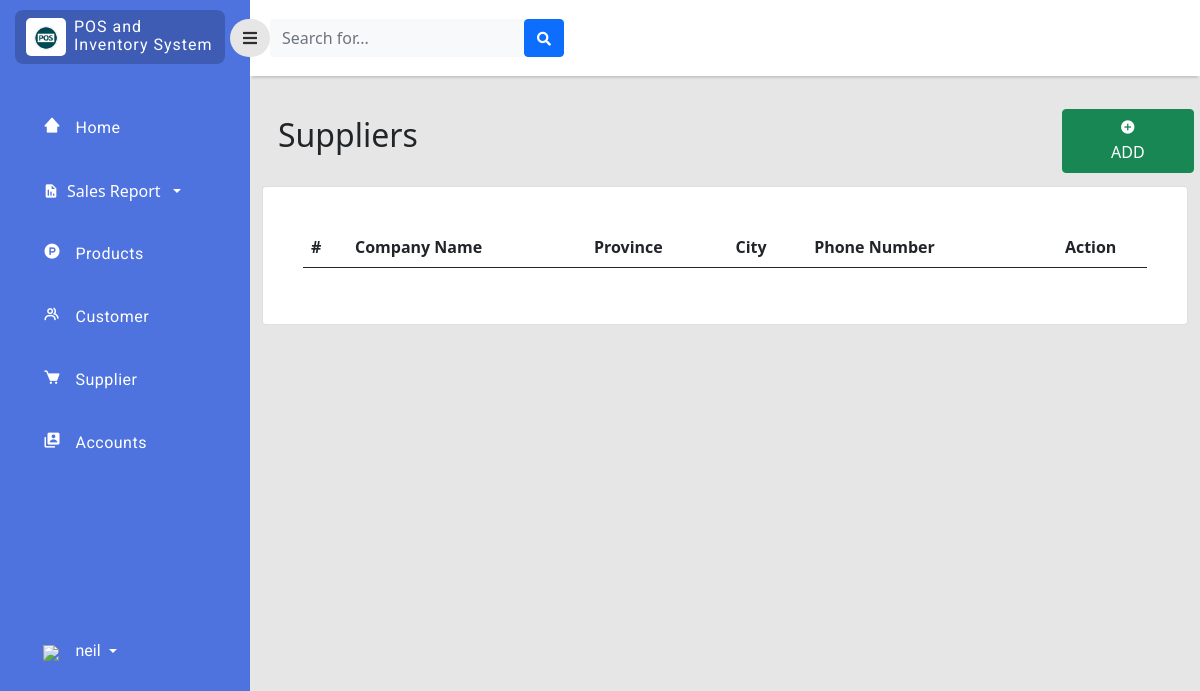
Before: /php/supplier.php (signed in) with the older database file.
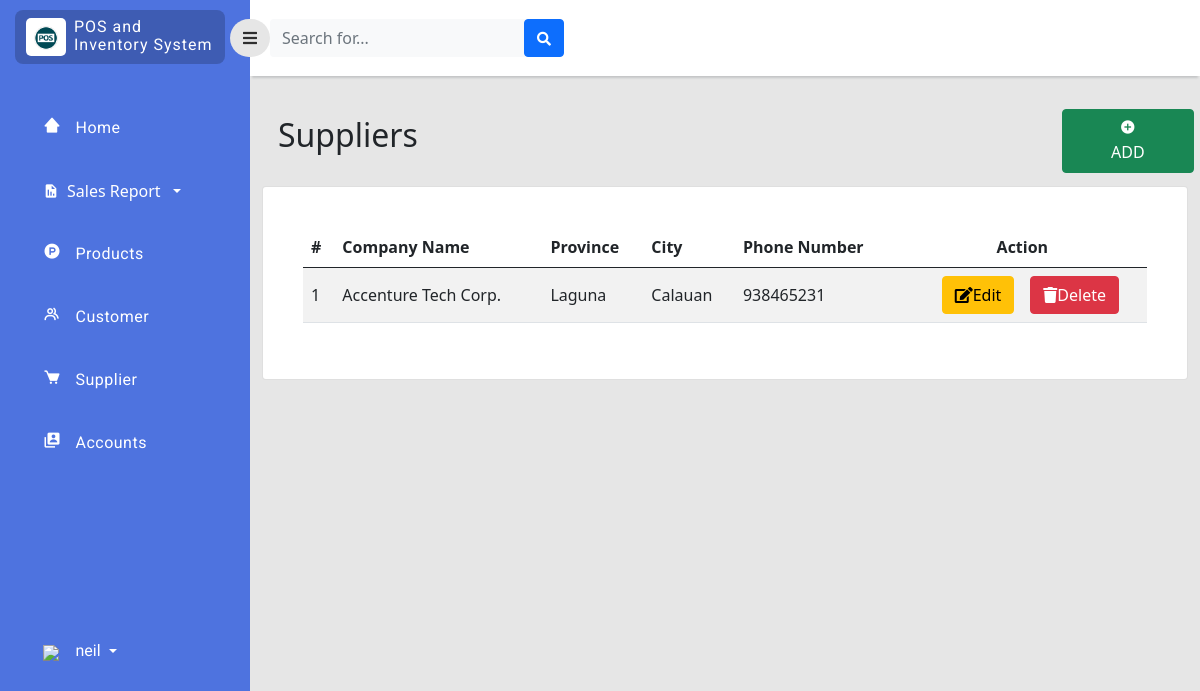
After: the same page with the newer database file.
### tables this page shows
CREATE TABLE `supplier` (
  `supplier_id` int(11) NOT NULL,
  `company_name` varchar(255) NOT NULL,
  `location_id` int(255) NOT NULL,
  `phone_no` int(11) NOT NULL
);

CREATE TABLE `location` (
  `location_id` int(11) NOT NULL,
  `province` varchar(255) NOT NULL,
  `city` varchar(255) NOT NULL
);

### php/supplier.php (the view, shortened to what this page needs)
<?php
include 'connection.php';
?>
<!doctype html>
<html lang="en">
  <head>
    <link href="https://cdn.jsdelivr.net/npm/bootstrap@5.0.2/dist/css/bootstrap.min.css" rel="stylesheet"
>
    <link rel="stylesheet" type="text/css" href="../style/dash.css">
    <link
      href="https://cdnjs.cloudflare.com/ajax/libs/font-awesome/5.15.1/css/all.min.css"
      rel="stylesheet"
    />
    <link href='https://unpkg.com/boxicons@2.1.2/css/boxicons.min.css' rel='stylesheet'>
    </head>
    <body>
    <div class="page">
        <div class="sidebar">
            <div class="sidebar-header">
                <div class="sidebar-logo-container">
                    <div class="logo-container">
                        <img class="logo-sidebar" src="../image/logo.png" />
                    </div>
                    <div class="sys-name-container mt-2">
                        <p class="sys-name">
                            POS and <br>
                            <span class="brand-subname">
                            Inventory System
                            </span>
                        </p>
                    </div>
                </div>
            </div>
            <div class="sidebar-body">
                <ul class="navigation-list">
                    <li class="navigation-list-item">
                        <a class="navigation-link" href="dashboard.php">
                            <div class="row">
                                <div class="col-2">
                                    <i class='bx bxs-home-alt-2'></i>
                                </div>
                                <div class="col-9">
                                    Home
                                </div>
                            </div>
                        </a>
                    </li>
                   <li class="navigation-list-item">
                        <a href="#submenu1" data-bs-toggle="collapse" class="d-flex align-items-center text-white text-decoration-none dropdown-toggle" >
                            <i class='bx bxs-report bi'></i><span class="mx-2 text-white ">Sales Report</span></a>
                    </li>
                    <li class="navigation-list-item">
                        <a class="navigation-link" href="product.php">
                            <div class="row">
                                <div class="col-2">
                                    <i class='bx bxl-product-hunt' ></i>
                                </div>
                                <div class="col-9">
                                    Products
                                </div>
                            </div>
                        </a>
                    </li>
                    <li class="navigation-list-item">
                        <a class="navigation-link" href="customer.php">
                            <div class="row">
                                <div class="col-2">
                                    <i class='bx bx-group'></i>
                                </div>
                                <div class="col-9">
                                    Customer
                                </div>
                            </div>
                        </a>
                    </li>
                    <li class="navigation-list-item">
                        <a class="navigation-link" href="supplier.php">
                            <div class="row">
                                <div class="col-2">
                                    <i class='bx bxs-cart' ></i>
                                </div>
                                <div class="col-9">
                                    Supplier
                                </div>
                            </div>
                        </a>
                    </li>
                    <li class="navigation-list-item">
                        <a class="navigation-link" href="user_manager.php">
                            <div class="row">
                                <div class="col-2">
                                    <i class='bx bxs-user-account'></i>
                                </div>
                                <div class="col-9">
                                    Accounts
                                </div>
                            </div>
                        </a>
                    </li>
                     <li class="navigation-list-item" style="margin-top: 75%;">
                        <div class="dropdown pb-1">
                            <a href="#" class="d-flex align-items-center text-white text-decoration-none dropdown-toggle" id="dropdownUser1" data-bs-toggle="dropdown" aria-expanded="false">
                                <div class="col-2">
                                    <img src="../image/user_35px.png" />
                                </div>
                                <span class="d-none d-sm-inline mx-1"><?php echo $_SESSION["username"];  ?></span>
                            </a>
                        </div>
                    </li>
                </ul>
            </div>
        </div>
        <div class="content">
            <div class="navigationBar">
                <button id="sidebarToggle" class="btn sidebarToggle">
                    <i class="fas fa-bars"></i>
                </button>
                <form class="d-none d-sm-inline-block form-inline mr-auto ml-md-3 my-2 my-md-0 mw-100 navbar-search">
                    <div class="input-group">
                        <input type="text" class="form-control bg-light border-0 small" placeholder="Search for..."aria-label="Search" aria-describedby="basic-addon2">
                        <div class="input-group-append">
                            <button class="btn btn-primary" type="button">
                                <i class="fas fa-search fa-sm"></i>
                            </button>
                        </div>
                    </div>
                </form>
            </div>
               <div class="col py-3 d-flex justify-content-center overflow-auto">
                <div class="container-fluid">
                    <div class="row">
                        <div class="col">
                            <br>
                           <div class="w-50">
                                <h2 class="text-dark text-start ps-3 ">Suppliers</h2>
                            </div>
                            <div class="w-50">
                                <button type="button" class="btn btn-success px-5 pb-2" data-bs-toggle="modal" data-bs-target="#create" style="margin-left: 50rem; margin-top: -15%"><b><i class='bx bxs-plus-circle'></i> </b> ADD</button>
                            </div>
                        </div>
                    </div>
                    <div class="row">
                        <div class="col ">
                            <div class="card">
                                <div class="card-body rounded-3 m-4 table-responsive-lg">
                                    <table class="table table-striped align-middle">
                                        <thead>
                                            <tr>
                                                <th scope="col">#</th>
                                                <th scope="col">Company Name</th>
                                                <th scope="col">Province</th>
                                                <th scope="col">City</th>
                                                <th scope="col">Phone Number</th>
                                                <th scope="col" style="text-align: center;">Action</th>
                                            </tr>
                                        </thead>
                                        <tbody>
                                             <?php
                                            $query_run = mysqli_query($con,"SELECT * FROM supplier");
                                            $sql_run = mysqli_query($con,"SELECT * FROM location");
                                            while ($row=mysqli_fetch_assoc($query_run) AND $rows=mysqli_fetch_assoc($sql_run)) { ?>
                                            <tr>
                                                <td><?php echo $row['supplier_id'];  ?></td>
                                                <td><?php echo $row['company_name'];  ?></td>
                                                <td><?php echo $rows['province'];  ?></td>
                                                <td><?php echo $rows['city'];  ?></td>
                                                <td><?php echo $row['phone_no'];  ?></td>
                                                <td>
                                                    <div class="d-flex flex-row justify-content-center">
                                                        <button class="btn btn-warning editbtn mx-3" data-toggle="modal" type="button"><i class="fas fa-edit" data-toggle="tooltip" title="edit"></i>Edit</button>
                                                        <button class="btn btn-danger deletebtn" data-toggle="modal" type="button"><i class="fas fa-trash" data-toggle="tooltip" title="edit"></i>Delete</button>
                                                    </div>
                                                </td>
                                            </tr>
                                        <?php } ?>
                                        </tbody>
                                    </table>
                                </div>
                            </div>
                        </div>
                    </div>
                </div>
            </div>
        </div>
    </div>
</body>
</html>

### style/dash.css (style rules this page uses)
body { background-color: #e6e6e6; }
.page .sidebar { background: rgb(78, 115, 223); position: fixed; top: 0; left: 0; width: 250px; height: 100vh; overflow-y: auto; overflow-x: hidden; transition: all 0.3s ease; }
.page .content { margin-left: 250px; transition: all 0.3s ease; }
.navigationBar { background-color: white; height: 50px; display: flex; padding: 38px 0px; align-items: center; box-shadow: 0 4px 2px -2px #c5c6c7; }
.sidebarToggle { font-size: 16px; color: rgb(0, 0, 0, 0.8); margin-left: -20px; z-index: 999; border-radius: 50px; background-color: #e6e6e6; transition: all 0.3s ease; outline: none!important; box-shadow: none!important; }
.sidebar-header { padding: 10px 25px 10px 15px; }
.sidebar-logo-container { background-color: rgb(0, 0, 0, 0.2); border-radius: 8px; padding-left: 3px; display: flex; }
.logo-container { max-width: 40px; background-color: #fff; border-radius: 5px; margin: 8px; padding: 6px 8px; }
.logo-sidebar { width: 100%; height: auto; }
.sys-name { color: white; margin: 0px; line-height: 1.1rem; font-size: 16px; letter-spacing: 1px; font-family: 'Roboto', sans-serif; }
.navigation-list { list-style-type:none; padding: 0px 18px; margin-top: 30px; }
.navigation-list-item { padding: 12px 18px 12px 25px; margin: 15px 0px; border-radius: 8px; }
.navigation-link { color: #fff; letter-spacing: 0.5px; font-weight: 400; text-decoration: none; font-size: 16px; font-family: 'Roboto', sans-serif; }
.navigation-link i { font-size: 18px; color: #fff; }
.navigation-list-item .dropdown span { text-decoration: none; font-size: 16px; font-family: 'Roboto', sans-serif; }

Changed rows visible on the page:
added location: province "Laguna", city "Calauan"
added supplier: supplier_id "1", company_name "Accenture Tech Corp.", phone_no "938465231"
